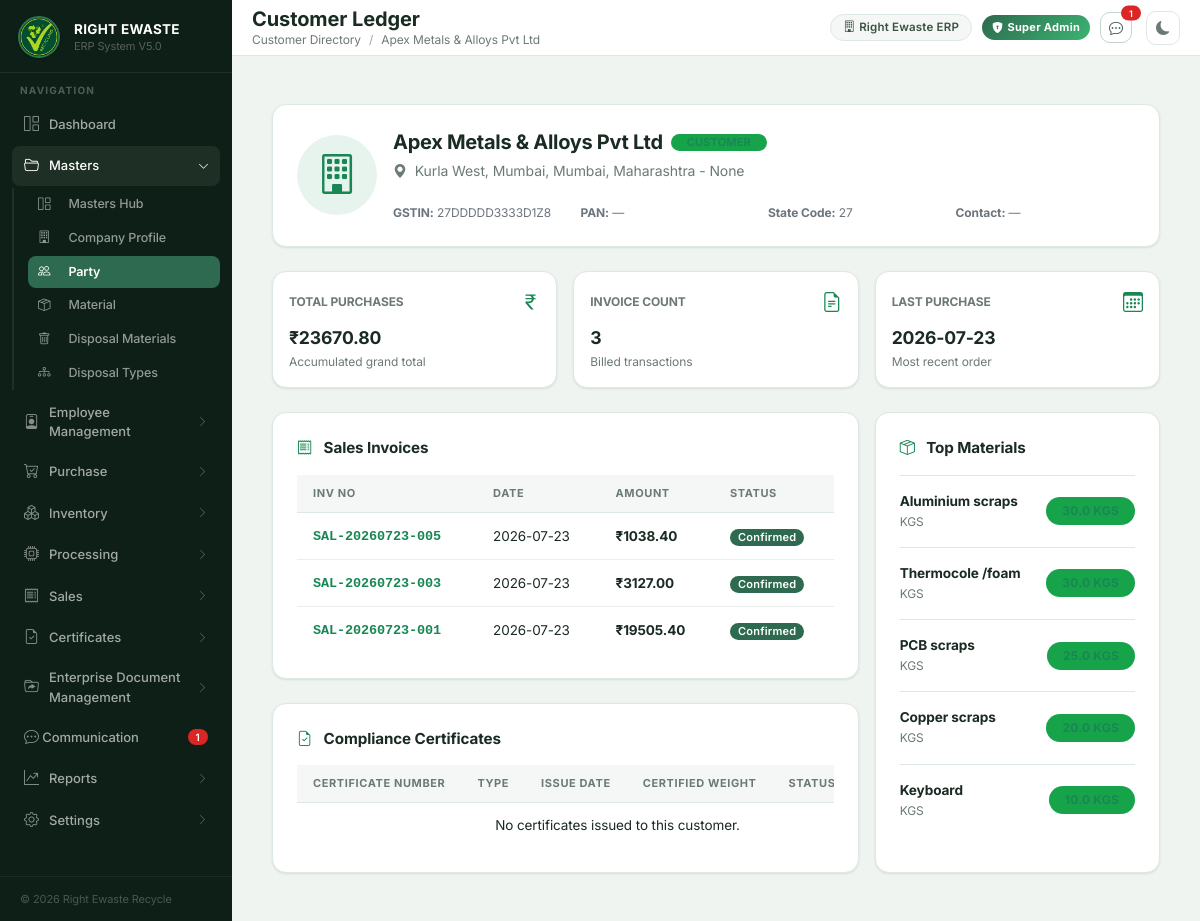
The app's page /party/71/ledger with its own data.
### tables this page shows
CREATE TABLE party (

    id INTEGER PRIMARY KEY AUTOINCREMENT,

    party_code TEXT NOT NULL UNIQUE,

    company_name TEXT NOT NULL,

    contact_person TEXT,

    party_type TEXT NOT NULL CHECK(party_type IN ('CUSTOMER', 'SUPPLIER', 'BOTH')),

    gstin TEXT UNIQUE,

    pan TEXT,

    phone TEXT NOT NULL,

    alternate_phone TEXT,

    email TEXT,

    billing_address TEXT NOT NULL,

    shipping_address TEXT,

    city TEXT NOT NULL,

    state TEXT NOT NULL,

    state_code TEXT NOT NULL,

    pincode TEXT,

    remarks TEXT,

    is_active INTEGER NOT NULL DEFAULT 1,

    created_at DATETIME DEFAULT CURRENT_TIMESTAMP,

    updated_at DATETIME DEFAULT CURRENT_TIMESTAMP

, default_template_key TEXT);

CREATE TABLE sales_invoice (

    id INTEGER PRIMARY KEY AUTOINCREMENT,

    invoice_number TEXT NOT NULL UNIQUE,

    invoice_date DATE NOT NULL,

    party_id INTEGER NOT NULL,

    payment_mode TEXT,

    transporter TEXT,

    vehicle_number TEXT,

    subtotal REAL NOT NULL,

    cgst REAL DEFAULT 0,

    sgst REAL DEFAULT 0,

    igst REAL DEFAULT 0,

    round_off REAL DEFAULT 0,

    grand_total REAL NOT NULL,

    remarks TEXT,

    status TEXT DEFAULT 'CONFIRMED',

    created_at DATETIME DEFAULT CURRENT_TIMESTAMP,

    updated_at DATETIME DEFAULT CURRENT_TIMESTAMP, is_active INTEGER DEFAULT 1, eway_bill_number TEXT, reference_number TEXT, created_by TEXT, updated_by TEXT, print_count INTEGER DEFAULT 0, pdf_download_count INTEGER DEFAULT 0,

    FOREIGN KEY (party_id) REFERENCES party(id)

);

CREATE TABLE material (

    id INTEGER PRIMARY KEY AUTOINCREMENT,

    material_code TEXT NOT NULL UNIQUE,

    material_name TEXT NOT NULL,

    hsn_code TEXT NOT NULL,

    uom TEXT NOT NULL,

    gst_percentage REAL NOT NULL,

    description TEXT,

    is_active INTEGER NOT NULL DEFAULT 1,

    created_at DATETIME DEFAULT CURRENT_TIMESTAMP,

    updated_at DATETIME DEFAULT CURRENT_TIMESTAMP

, category TEXT, tracking_type TEXT NOT NULL DEFAULT 'BOTH');

### backend/routes/party.py (the view)
@party_bp.route("/party/<int:party_id>/ledger")
def customer_ledger(party_id):
    party = get_party_by_id(party_id)
    if not party:
        flash_error("Party not found.")
        return redirect(url_for("party.party"))
    from repositories.sales_repository import get_all_invoices
    invoices = get_all_invoices(customer_id=party_id)
    total_invoices = len(invoices)
    total_purchase_val = sum(float(inv["grand_total"] or 0) for inv in invoices)
    last_purchase_date = invoices[0]["invoice_date"] if invoices else "—"
    top_materials = get_customer_top_materials(party_id)
    from repositories.certificate_repository import get_customer_certificates
    certificates = get_customer_certificates(party_id)
    return render_template(
        "party/customer_ledger.html",
        party=party,
        invoices=invoices,
        total_invoices=total_invoices,
        total_purchase_val=total_purchase_val,
        last_purchase_date=last_purchase_date,
        top_materials=top_materials,
        certificates=certificates
    )

### backend/app.py (called while the page is built)
@app.context_processor
def utility_processor():
    def modify_query(**new_values):
        args = request.args.to_dict()
        for key, value in new_values.items():
            args[key] = str(value)
        return urlencode(args)
    from routes.communication import get_global_unread_count
    return dict(modify_query=modify_query, unread_chat_count=get_global_unread_count)

### backend/database.py (called while the page is built)
def get_connection():
    conn = sqlite3.connect(DATABASE)
    conn.row_factory = sqlite3.Row
    conn.execute("PRAGMA foreign_keys = ON")
    return conn

### backend/repositories/certificate_repository.py (called while the page is built)
def get_customer_certificates(customer_id):
    conn = get_connection()
    try:
        cursor = conn.cursor()
        cursor.execute(
            """SELECT c.*,
                      (SELECT COALESCE(SUM(po.weight), 0)
                       FROM certificate_processing cp
                       JOIN processing_output po ON po.processing_job_id = cp.processing_job_id
                       WHERE cp.certificate_id = c.id) AS certified_weight
               FROM certificate c
               WHERE c.customer_id = ?
               ORDER BY c.id DESC""",
            (customer_id,)
        )
        return [dict(r) for r in cursor.fetchall()]
    finally:
        conn.close()

### backend/repositories/party_repository.py (called while the page is built)
def get_party_by_id(party_id):
    conn = get_connection()
    cursor = conn.cursor()
    cursor.execute("SELECT * FROM party WHERE id = ?", (party_id,))
    party = cursor.fetchone()
    conn.close()
    return party

def get_customer_top_materials(party_id, limit=5):
    conn = get_connection()
    cursor = conn.cursor()
    cursor.execute("""
        SELECT m.material_name, SUM(sii.quantity) as total_qty, m.uom
        FROM sales_invoice_item sii
        JOIN sales_invoice si ON sii.sales_invoice_id = si.id
        JOIN material m ON sii.material_id = m.id
        WHERE si.party_id = ? AND si.is_active = 1
        GROUP BY sii.material_id
        ORDER BY total_qty DESC
        LIMIT ?
    """, (party_id, limit))
    rows = [dict(r) for r in cursor.fetchall()]
    conn.close()
    return rows

### backend/routes/communication.py (called while the page is built)
def get_current_user_id():
    if "user" in session and isinstance(session["user"], dict):
        return session["user"].get("user_id", 1)
    return 1

### backend/templates/party/customer_ledger.html (shortened to what this page needs)
{% extends "shared/base.html" %}
{% block page_title %}Customer Ledger{% endblock %}
{% block breadcrumb %}
<li class="breadcrumb-item"><a href="/party" class="text-decoration-none text-muted">Customer Directory</a></li>
<li class="breadcrumb-item active">{{ party.company_name }}</li>
{% endblock %}
{% block content %}
<div class="container-fluid py-4" style="font-family: 'Inter', sans-serif;">
    <div class="card border-0 shadow-sm rounded-4 p-4 mb-4 bg-white">
        <div class="row g-3 align-items-center">
            <div class="col-12 col-md-auto d-flex justify-content-center">
                <div class="rounded-circle bg-success bg-opacity-10 p-4 text-success" style="width: 80px; height: 80px; display: flex; justify-content: center; align-items: center;">
                    <i class="bi bi-building fs-1"></i>
                </div>
            </div>
            <div class="col-12 col-md">
                <div class="d-flex flex-wrap align-items-center gap-2 mb-1">
                    <h3 class="fw-bold mb-0 text-dark">{{ party.company_name }}</h3>
                    <span class="badge bg-success bg-opacity-10 text-success rounded-pill px-3">{{ party.party_type }}</span>
                </div>
                <p class="text-muted mb-0"><i class="bi bi-geo-alt-fill me-1"></i> {{ party.billing_address }}, {{ party.city }}, {{ party.state }} - {{ party.pincode }}</p>
                <div class="row mt-3 g-2 text-secondary small">
                    <div class="col-6 col-sm-4 col-md-3"><strong>GSTIN:</strong> {{ party.gstin or '—' }}</div>
                    <div class="col-6 col-sm-4 col-md-3"><strong>PAN:</strong> {{ party.pan or '—' }}</div>
                    <div class="col-6 col-sm-4 col-md-3"><strong>State Code:</strong> {{ party.state_code }}</div>
                    <div class="col-6 col-sm-4 col-md-3"><strong>Contact:</strong> {{ party.contact_person or '—' }}</div>
                </div>
            </div>
        </div>
    </div>
    <div class="row g-3 mb-4">
        <div class="col-12 col-sm-4">
            <div class="card border-0 shadow-sm rounded-4 p-3 h-100 bg-white">
                <div class="d-flex justify-content-between align-items-center mb-2">
                    <span class="text-muted small text-uppercase fw-bold">Total Purchases</span>
                    <i class="bi bi-currency-rupee text-success fs-5"></i>
                </div>
                <h4 class="fw-bold text-dark mb-1">₹{{ "%.2f"|format(total_purchase_val) }}</h4>
                <span class="text-muted small">Accumulated grand total</span>
            </div>
        </div>
        <div class="col-12 col-sm-4">
            <div class="card border-0 shadow-sm rounded-4 p-3 h-100 bg-white">
                <div class="d-flex justify-content-between align-items-center mb-2">
                    <span class="text-muted small text-uppercase fw-bold">Invoice Count</span>
                    <i class="bi bi-file-earmark-text text-success fs-5"></i>
                </div>
                <h4 class="fw-bold text-dark mb-1">{{ total_invoices }}</h4>
                <span class="text-muted small">Billed transactions</span>
            </div>
        </div>
        <div class="col-12 col-sm-4">
            <div class="card border-0 shadow-sm rounded-4 p-3 h-100 bg-white">
                <div class="d-flex justify-content-between align-items-center mb-2">
                    <span class="text-muted small text-uppercase fw-bold">Last Purchase</span>
                    <i class="bi bi-calendar3 text-success fs-5"></i>
                </div>
                <h4 class="fw-bold text-dark mb-1">{{ last_purchase_date }}</h4>
                <span class="text-muted small">Most recent order</span>
            </div>
        </div>
    </div>
    <div class="row g-3">
        <div class="col-12 col-lg-8">
            <div class="card border-0 shadow-sm rounded-4 p-4 bg-white">
                <h5 class="fw-bold mb-3 text-dark"><i class="bi bi-receipt text-success me-2"></i> Sales Invoices</h5>
                <div class="table-responsive">
                    <table class="table align-middle table-hover text-secondary">
                        <thead class="bg-light text-dark small text-uppercase fw-bold">
                            <tr>
                                <th>Inv No</th>
                                <th>Date</th>
                                <th>Amount</th>
                                <th>Status</th>
                            </tr>
                        </thead>
                        <tbody>
                            {% for inv in invoices %}
                            <tr>
                                <td>
                                    <a href="/sales/{{ inv.id }}/view" class="fw-bold text-success text-decoration-none" style="font-family: monospace;">{{ inv.invoice_number }}</a>
                                </td>
                                <td>{{ inv.invoice_date }}</td>
                                <td class="fw-bold text-dark">₹{{ "%.2f"|format(inv.grand_total) }}</td>
                                <td>
                                    {% if inv.status == 'DRAFT' %}
                                    <span class="badge bg-secondary text-white rounded-pill">Draft</span>
                                    {% elif inv.status == 'CONFIRMED' %}
                                    <span class="badge bg-primary text-white rounded-pill">Confirmed</span>
                                    {% elif inv.status == 'PRINTED' %}
                                    <span class="badge bg-info text-dark rounded-pill">Printed</span>
                                    {% elif inv.status == 'PAID' %}
                                    <span class="badge bg-success text-white rounded-pill">Paid</span>
                                    {% else %}
                                    <span class="badge bg-danger text-white rounded-pill">Cancelled</span>
                                    {% endif %}
                                </td>
                            </tr>
                            {% else %}
                            <tr>
                                <td colspan="4" class="text-center py-4">No purchases found for this client.</td>
                            </tr>
                            {% endfor %}
                        </tbody>
                    </table>
                </div>
            </div>
            <div class="card border-0 shadow-sm rounded-4 p-4 mt-4 bg-white">
                <h5 class="fw-bold mb-3 text-dark"><i class="bi bi-file-earmark-check text-success me-2"></i> Compliance Certificates</h5>
                <div class="table-responsive">
                    <table class="table align-middle table-hover text-secondary">
                        <thead class="bg-light text-dark small text-uppercase fw-bold">
                            <tr>
                                <th>Certificate Number</th>
                                <th>Type</th>
                                <th>Issue Date</th>
                                <th>Certified Weight</th>
                                <th>Status</th>
                            </tr>
                        </thead>
                        <tbody>
                            {% for cert in certificates %}
                            <tr>
                                <td>
                                    <a href="/certificates/{{ cert.id }}" class="fw-bold text-success text-decoration-none" style="font-family: monospace;">{{ cert.certificate_number }}</a>
                                </td>
                                <td><span class="badge bg-secondary">{{ cert.certificate_type }}</span></td>
                                <td>{{ cert.generation_date or '—' }}</td>
                                <td>{{ "%.2f"|format(cert.certified_weight) }} KG</td>
                                <td>
                                    {% if cert.status == 'LOCKED' %}
                                    <span class="badge bg-success bg-opacity-10 text-success rounded-pill px-2">Locked</span>
                                    {% elif cert.status == 'SUPERSEDED' %}
                                    <span class="badge bg-warning bg-opacity-10 text-warning rounded-pill px-2">Superseded</span>
                                    {% elif cert.status == 'CANCELLED' %}
                                    <span class="badge bg-danger bg-opacity-10 text-danger rounded-pill px-2">Cancelled</span>
                                    {% else %}
                                    <span class="badge bg-secondary bg-opacity-10 text-secondary rounded-pill px-2">{{ cert.status }}</span>
                                    {% endif %}
                                </td>
                                <td class="text-end">
                                    <a href="/certificates/{{ cert.id }}/pdf" class="btn btn-sm btn-outline-success">
                                        <i class="bi bi-download"></i>
                                    </a>
                                </td>
                            </tr>
                            {% else %}
                            <tr>
                                <td colspan="6" class="text-center py-4">No certificates issued to this customer.</td>
                            </tr>
                            {% endfor %}
                        </tbody>
                    </table>
                </div>
            </div>
        </div>
        <div class="col-12 col-lg-4">
            <div class="card border-0 shadow-sm rounded-4 p-4 bg-white h-100">
                <h5 class="fw-bold mb-3 text-dark"><i class="bi bi-box-seam text-success me-2"></i> Top Materials</h5>
                <ul class="list-group list-group-flush">
                    {% for mat in top_materials %}
                    <li class="list-group-item d-flex justify-content-between align-items-center px-0 bg-transparent text-secondary py-3">
                        <div>
                            <h6 class="mb-0 fw-bold text-dark">{{ mat.material_name }}</h6>
                            <span class="small text-muted">{{ mat.uom }}</span>
                        </div>
                        <span class="badge bg-success bg-opacity-10 text-success rounded-pill px-3 py-2 fw-bold" style="font-size: 12px;">{{ mat.total_qty }} {{ mat.uom }}</span>
                    </li>
                    {% else %}
                    <li class="text-center text-muted py-4">No material data available</li>
                    {% endfor %}
                </ul>
            </div>
        </div>
    </div>
</div>
{% endblock %}

### records on screen
party: company_name "Apex Metals & Alloys Pvt Ltd", billing_address "Kurla West, Mumbai", city "Mumbai", state "Maharashtra", gstin "27DDDDD3333D1Z8", state_code "27"
sales_invoice: invoice_date "2026-07-23", invoice_number "SAL-20260723-005", grand_total "1038.40", status "Confirmed"
sales_invoice: invoice_number "SAL-20260723-003", invoice_date "2026-07-23", grand_total "3127.00", status "Confirmed"
sales_invoice: invoice_number "SAL-20260723-001", invoice_date "2026-07-23", grand_total "19505.40", status "Confirmed"
material: material_name "Aluminium scraps", uom "KGS"
material: material_name "Thermocole /foam", uom "KGS"
material: material_name "PCB scraps", uom "KGS"
material: material_name "Copper scraps", uom "KGS"
material: material_name "Keyboard", uom "KGS"

### other values on screen
{{ u_count if u_count <= 99 else '99+' }} "1"
{{ party.pincode }} "None"
{{ party.pan or '—' }} "—"
{{ party.contact_person or '—' }} "—"
{{ "%.2f"|format(total_purchase_val) }} "23670.80"
{{ total_invoices }} "3"
